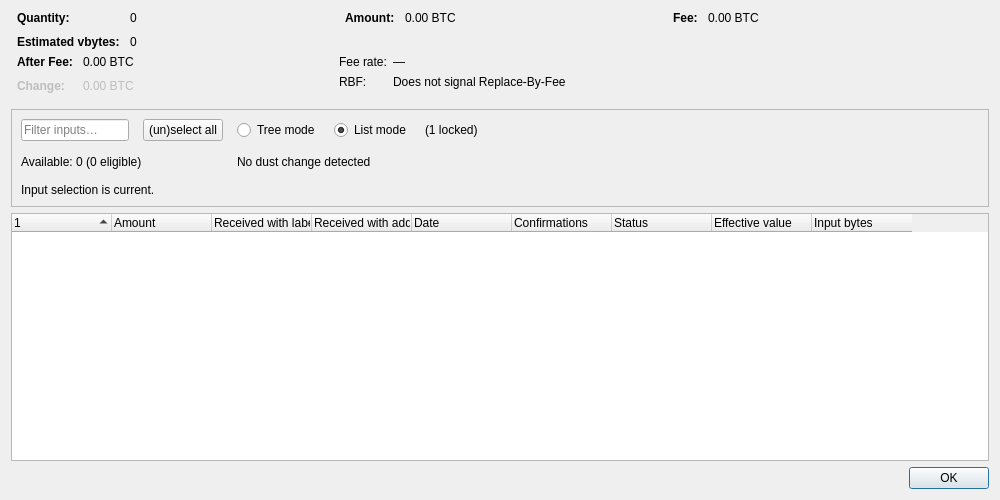
<?xml version="1.0" encoding="UTF-8"?>
<ui version="4.0">
 <class>CoinControlDialog</class>
 <widget class="QDialog" name="CoinControlDialog">
  <property name="geometry">
   <rect>
    <x>0</x>
    <y>0</y>
    <width>1000</width>
    <height>500</height>
   </rect>
  </property>
  <property name="windowTitle">
   <string>Coin Selection</string>
  </property>
  <layout class="QVBoxLayout" name="verticalLayout">
   <item>
    <layout class="QGridLayout" name="horizontalLayoutTop">
     <property name="topMargin">
      <number>0</number>
     </property>
     <property name="bottomMargin">
      <number>10</number>
     </property>
     <item row="0" column="0">
      <layout class="QFormLayout" name="formLayoutCoinControl1">
       <property name="labelAlignment">
        <set>Qt::AlignLeft|Qt::AlignVCenter</set>
       </property>
       <property name="horizontalSpacing">
        <number>10</number>
       </property>
       <property name="verticalSpacing">
        <number>10</number>
       </property>
       <property name="leftMargin">
        <number>6</number>
       </property>
       <property name="rightMargin">
        <number>6</number>
       </property>
       <item row="0" column="0">
        <widget class="QLabel" name="labelCoinControlQuantityText">
         <property name="font">
          <font>
           <weight>75</weight>
           <bold>true</bold>
          </font>
         </property>
         <property name="text">
          <string>Quantity:</string>
         </property>
        </widget>
       </item>
       <item row="0" column="1">
        <widget class="QLabel" name="labelCoinControlQuantity">
         <property name="cursor">
          <cursorShape>IBeamCursor</cursorShape>
         </property>
         <property name="contextMenuPolicy">
          <enum>Qt::ActionsContextMenu</enum>
         </property>
         <property name="text">
          <string notr="true">0</string>
         </property>
         <property name="textInteractionFlags">
          <set>Qt::LinksAccessibleByMouse|Qt::TextSelectableByKeyboard|Qt::TextSelectableByMouse</set>
         </property>
        </widget>
       </item>
       <item row="1" column="0">
        <widget class="QLabel" name="labelCoinControlBytesText">
         <property name="font">
          <font>
           <weight>75</weight>
           <bold>true</bold>
          </font>
         </property>
         <property name="text">
          <string>Estimated vbytes:</string>
         </property>
        </widget>
       </item>
       <item row="1" column="1">
        <widget class="QLabel" name="labelCoinControlBytes">
         <property name="cursor">
          <cursorShape>IBeamCursor</cursorShape>
         </property>
         <property name="contextMenuPolicy">
          <enum>Qt::ActionsContextMenu</enum>
         </property>
         <property name="text">
          <string notr="true">0</string>
         </property>
         <property name="textInteractionFlags">
          <set>Qt::LinksAccessibleByMouse|Qt::TextSelectableByKeyboard|Qt::TextSelectableByMouse</set>
         </property>
        </widget>
       </item>
      </layout>
     </item>
     <item row="0" column="1">
      <layout class="QFormLayout" name="formLayoutCoinControl2">
       <property name="horizontalSpacing">
        <number>10</number>
       </property>
       <property name="verticalSpacing">
        <number>10</number>
       </property>
       <property name="leftMargin">
        <number>6</number>
       </property>
       <property name="rightMargin">
        <number>6</number>
       </property>
       <item row="0" column="0">
        <widget class="QLabel" name="labelCoinControlAmountText">
         <property name="font">
          <font>
           <weight>75</weight>
           <bold>true</bold>
          </font>
         </property>
         <property name="text">
          <string>Amount:</string>
         </property>
        </widget>
       </item>
       <item row="0" column="1">
        <widget class="QLabel" name="labelCoinControlAmount">
         <property name="cursor">
          <cursorShape>IBeamCursor</cursorShape>
         </property>
         <property name="contextMenuPolicy">
          <enum>Qt::ActionsContextMenu</enum>
         </property>
         <property name="text">
          <string notr="true">0.00 BTC</string>
         </property>
         <property name="textInteractionFlags">
          <set>Qt::LinksAccessibleByMouse|Qt::TextSelectableByKeyboard|Qt::TextSelectableByMouse</set>
         </property>
        </widget>
       </item>
      </layout>
     </item>
     <item row="0" column="2">
      <layout class="QFormLayout" name="formLayoutCoinControl3">
       <property name="horizontalSpacing">
        <number>10</number>
       </property>
       <property name="verticalSpacing">
        <number>10</number>
       </property>
       <property name="leftMargin">
        <number>6</number>
       </property>
       <property name="rightMargin">
        <number>6</number>
       </property>
       <item row="0" column="0">
        <widget class="QLabel" name="labelCoinControlFeeText">
         <property name="font">
          <font>
           <weight>75</weight>
           <bold>true</bold>
          </font>
         </property>
         <property name="text">
          <string>Fee:</string>
         </property>
        </widget>
       </item>
       <item row="0" column="1">
        <widget class="QLabel" name="labelCoinControlFee">
         <property name="cursor">
          <cursorShape>IBeamCursor</cursorShape>
         </property>
         <property name="contextMenuPolicy">
          <enum>Qt::ActionsContextMenu</enum>
         </property>
         <property name="text">
          <string notr="true">0.00 BTC</string>
         </property>
         <property name="textInteractionFlags">
          <set>Qt::LinksAccessibleByMouse|Qt::TextSelectableByKeyboard|Qt::TextSelectableByMouse</set>
         </property>
        </widget>
       </item>
      </layout>
     </item>
     <item row="1" column="0">
      <layout class="QFormLayout" name="formLayoutCoinControl4">
       <property name="labelAlignment">
        <set>Qt::AlignLeft|Qt::AlignVCenter</set>
       </property>
       <property name="horizontalSpacing">
        <number>10</number>
       </property>
       <property name="verticalSpacing">
        <number>10</number>
       </property>
       <property name="leftMargin">
        <number>6</number>
       </property>
       <property name="rightMargin">
        <number>6</number>
       </property>
       <item row="0" column="0">
        <widget class="QLabel" name="labelCoinControlAfterFeeText">
         <property name="font">
          <font>
           <weight>75</weight>
           <bold>true</bold>
          </font>
         </property>
         <property name="text">
          <string>After Fee:</string>
         </property>
        </widget>
       </item>
       <item row="0" column="1">
        <widget class="QLabel" name="labelCoinControlAfterFee">
         <property name="cursor">
          <cursorShape>IBeamCursor</cursorShape>
         </property>
         <property name="contextMenuPolicy">
          <enum>Qt::ActionsContextMenu</enum>
         </property>
         <property name="text">
          <string notr="true">0.00 BTC</string>
         </property>
         <property name="textInteractionFlags">
          <set>Qt::LinksAccessibleByMouse|Qt::TextSelectableByKeyboard|Qt::TextSelectableByMouse</set>
         </property>
        </widget>
       </item>
       <item row="1" column="0">
        <widget class="QLabel" name="labelCoinControlChangeText">
         <property name="enabled">
          <bool>false</bool>
         </property>
         <property name="font">
          <font>
           <weight>75</weight>
           <bold>true</bold>
          </font>
         </property>
         <property name="text">
          <string>Change:</string>
         </property>
        </widget>
       </item>
       <item row="1" column="1">
        <widget class="QLabel" name="labelCoinControlChange">
         <property name="enabled">
          <bool>false</bool>
         </property>
         <property name="cursor">
          <cursorShape>IBeamCursor</cursorShape>
         </property>
         <property name="contextMenuPolicy">
          <enum>Qt::ActionsContextMenu</enum>
         </property>
         <property name="text">
          <string notr="true">0.00 BTC</string>
         </property>
         <property name="textInteractionFlags">
          <set>Qt::LinksAccessibleByMouse|Qt::TextSelectableByKeyboard|Qt::TextSelectableByMouse</set>
         </property>
        </widget>
       </item>
      </layout>
     </item>
     <item row="1" column="1" colspan="2">
      <layout class="QFormLayout" name="formLayoutCoinControlSummary">
       <item row="0" column="0"><widget class="QLabel" name="labelCoinControlFeeRateText"><property name="text"><string>Fee rate:</string></property></widget></item>
       <item row="0" column="1"><widget class="QLabel" name="labelCoinControlFeeRate"><property name="text"><string notr="true">—</string></property></widget></item>
       <item row="1" column="0"><widget class="QLabel" name="labelCoinControlRbfText"><property name="text"><string>RBF:</string></property></widget></item>
       <item row="1" column="1"><widget class="QLabel" name="labelCoinControlRbf">
          <property name="wordWrap"><bool>true</bool></property><property name="text"><string>Does not signal Replace-By-Fee</string></property></widget></item>
      </layout>
     </item>
    </layout>
   </item>
   <item>
    <widget class="QFrame" name="frame">
     <property name="minimumSize">
      <size>
       <width>0</width>
       <height>40</height>
      </size>
     </property>
     <property name="frameShape">
      <enum>QFrame::StyledPanel</enum>
     </property>
     <property name="frameShadow">
      <enum>QFrame::Sunken</enum>
     </property>
     <layout class="QHBoxLayout" name="horizontalLayout">
      <item>
       <layout class="QGridLayout" name="horizontalLayoutPanel">
        <property name="spacing">
         <number>14</number>
        </property>
        <item row="0" column="0" colspan="2">
         <widget class="QLineEdit" name="lineEditFilter">
          <property name="placeholderText"><string>Filter inputs…</string></property>
          <property name="clearButtonEnabled"><bool>true</bool></property>
         </widget>
        </item>
        <item row="0" column="2">
         <widget class="QPushButton" name="pushButtonSelectAll">
          <property name="sizePolicy">
           <sizepolicy hsizetype="Maximum" vsizetype="Fixed">
            <horstretch>0</horstretch>
            <verstretch>0</verstretch>
           </sizepolicy>
          </property>
          <property name="text">
           <string>(un)select all</string>
          </property>
          <property name="autoDefault">
           <bool>false</bool>
          </property>
         </widget>
        </item>
        <item row="0" column="3">
         <widget class="QRadioButton" name="radioTreeMode">
          <property name="sizePolicy">
           <sizepolicy hsizetype="Maximum" vsizetype="Fixed">
            <horstretch>0</horstretch>
            <verstretch>0</verstretch>
           </sizepolicy>
          </property>
          <property name="text">
           <string>Tree mode</string>
          </property>
         </widget>
        </item>
        <item row="0" column="4">
         <widget class="QRadioButton" name="radioListMode">
          <property name="sizePolicy">
           <sizepolicy hsizetype="Maximum" vsizetype="Fixed">
            <horstretch>0</horstretch>
            <verstretch>0</verstretch>
           </sizepolicy>
          </property>
          <property name="text">
           <string>List mode</string>
          </property>
          <property name="checked">
           <bool>true</bool>
          </property>
         </widget>
        </item>
        <item row="0" column="5">
         <widget class="QLabel" name="labelLocked">
          <property name="text">
           <string notr="true">(1 locked)</string>
          </property>
         </widget>
        </item>
        <item row="1" column="0" colspan="3">
         <widget class="QLabel" name="labelAvailable">
          <property name="wordWrap"><bool>true</bool></property>
          <property name="text"><string>Available: 0 (0 eligible)</string></property>
         </widget>
        </item>
        <item row="1" column="3" colspan="3">
         <widget class="QLabel" name="labelCoinControlDust">
          <property name="wordWrap"><bool>true</bool></property>
          <property name="text"><string>No dust change detected</string></property>
          <property name="toolTip"><string>This is an estimate; the final transaction preview is authoritative.</string></property>
         </widget>
        </item>
        <item row="2" column="0" colspan="6">
         <widget class="QLabel" name="labelSelectionNotice">
          <property name="visible"><bool>false</bool></property>
          <property name="wordWrap"><bool>true</bool></property>
          <property name="text"><string>Input selection is current.</string></property>
         </widget>
        </item>
        <item row="0" column="6">
         <spacer name="horizontalSpacer">
          <property name="orientation">
           <enum>Qt::Horizontal</enum>
          </property>
          <property name="sizeHint" stdset="0">
           <size>
            <width>40</width>
            <height>20</height>
           </size>
          </property>
         </spacer>
        </item>
       </layout>
      </item>
     </layout>
    </widget>
   </item>
   <item>
    <widget class="CoinControlTreeWidget" name="treeWidget">
     <property name="contextMenuPolicy">
      <enum>Qt::CustomContextMenu</enum>
     </property>
     <property name="sortingEnabled">
      <bool>false</bool>
     </property>
     <property name="columnCount">
      <number>9</number>
     </property>
     <attribute name="headerShowSortIndicator" stdset="0">
      <bool>true</bool>
     </attribute>
     <attribute name="headerStretchLastSection">
      <bool>false</bool>
     </attribute>
     <column>
      <property name="text">
       <string/>
      </property>
     </column>
     <column>
      <property name="text">
       <string>Amount</string>
      </property>
     </column>
     <column>
      <property name="text">
       <string>Received with label</string>
      </property>
     </column>
     <column>
      <property name="text">
       <string>Received with address</string>
      </property>
     </column>
     <column>
      <property name="text">
       <string>Date</string>
      </property>
     </column>
     <column>
      <property name="text">
       <string>Confirmations</string>
      </property>
      <property name="toolTip">
       <string>Confirmed</string>
      </property>
     </column>
     <column><property name="text"><string>Status</string></property><property name="toolTip"><string>Wallet-reported facts, not a privacy score.</string></property></column>
     <column><property name="text"><string>Effective value</string></property><property name="toolTip"><string>Value after the wallet's estimated input fee where available.</string></property></column>
     <column><property name="text"><string>Input bytes</string></property><property name="toolTip"><string>Wallet-provided input size estimate.</string></property></column>
    </widget>
   </item>
   <item>
    <widget class="QDialogButtonBox" name="buttonBox">
     <property name="orientation">
      <enum>Qt::Horizontal</enum>
     </property>
     <property name="standardButtons">
      <set>QDialogButtonBox::Ok</set>
     </property>
    </widget>
   </item>
  </layout>
 </widget>
 <customwidgets>
  <customwidget>
   <class>CoinControlTreeWidget</class>
   <extends>QTreeWidget</extends>
   <header>qt/coincontroltreewidget.h</header>
  </customwidget>
 </customwidgets>
 <resources/>
 <connections/>
</ui>
